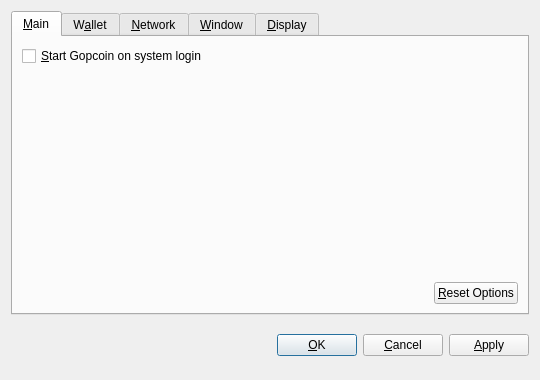
<?xml version="1.0" encoding="UTF-8"?>
<ui version="4.0">
 <class>OptionsDialog</class>
 <widget class="QDialog" name="OptionsDialog">
  <property name="geometry">
   <rect>
    <x>0</x>
    <y>0</y>
    <width>540</width>
    <height>380</height>
   </rect>
  </property>
  <property name="windowTitle">
   <string>Options</string>
  </property>
  <property name="modal">
   <bool>true</bool>
  </property>
  <layout class="QVBoxLayout" name="verticalLayout">
   <item>
    <widget class="QTabWidget" name="tabWidget">
     <property name="tabPosition">
      <enum>QTabWidget::North</enum>
     </property>
     <property name="currentIndex">
      <number>0</number>
     </property>
     <widget class="QWidget" name="tabMain">
      <attribute name="title">
       <string>&amp;Main</string>
      </attribute>
      <layout class="QVBoxLayout" name="verticalLayout_Main">
       <item>
        <widget class="QCheckBox" name="bitcoinAtStartup">
         <property name="toolTip">
          <string>Automatically start Gopcoin after logging in to the system.</string>
         </property>
         <property name="text">
          <string>&amp;Start Gopcoin on system login</string>
         </property>
        </widget>
       </item>
       <item>
        <spacer name="verticalSpacer_Main">
         <property name="orientation">
          <enum>Qt::Vertical</enum>
         </property>
         <property name="sizeHint" stdset="0">
          <size>
           <width>20</width>
           <height>40</height>
          </size>
         </property>
        </spacer>
       </item>
       <item>
        <layout class="QHBoxLayout" name="horizontalLayout_2_Main">
         <item>
          <spacer name="horizontalSpacer_2_Main">
           <property name="orientation">
            <enum>Qt::Horizontal</enum>
           </property>
           <property name="sizeHint" stdset="0">
            <size>
             <width>40</width>
             <height>20</height>
            </size>
           </property>
          </spacer>
         </item>
         <item>
          <widget class="QPushButton" name="resetButton">
           <property name="toolTip">
            <string>Reset all client options to default.</string>
           </property>
           <property name="text">
            <string>&amp;Reset Options</string>
           </property>
           <property name="autoDefault">
            <bool>false</bool>
           </property>
          </widget>
         </item>
        </layout>
       </item>
      </layout>
     </widget>
     <widget class="QWidget" name="tabWallet">
      <attribute name="title">
       <string>W&amp;allet</string>
      </attribute>
      <layout class="QVBoxLayout" name="verticalLayout_Network">
       <item>
        <widget class="QLabel" name="transactionFeeInfoLabel">
         <property name="text">
          <string>Optional transaction fee per kB that helps make sure your transactions are processed quickly. Most transactions are 1 kB.</string>
         </property>
         <property name="textFormat">
          <enum>Qt::PlainText</enum>
         </property>
         <property name="wordWrap">
          <bool>true</bool>
         </property>
        </widget>
       </item>
       <item>
        <layout class="QHBoxLayout" name="horizontalLayout_1_Main">
         <item>
          <widget class="QLabel" name="transactionFeeLabel">
           <property name="text">
            <string>Pay transaction &amp;fee</string>
           </property>
           <property name="textFormat">
            <enum>Qt::PlainText</enum>
           </property>
           <property name="buddy">
            <cstring>transactionFee</cstring>
           </property>
          </widget>
         </item>
         <item>
          <widget class="BitcoinAmountField" name="transactionFee"/>
         </item>
         <item>
          <spacer name="horizontalSpacer_1_Main">
           <property name="orientation">
            <enum>Qt::Horizontal</enum>
           </property>
           <property name="sizeHint" stdset="0">
            <size>
             <width>40</width>
             <height>20</height>
            </size>
           </property>
          </spacer>
         </item>
        </layout>
       </item>
       <item>
        <widget class="QLabel" name="label">
         <property name="text">
          <string>If you disable the spending of unconfirmed change, the change from a transaction cannot be used until that transaction has at least one confirmation. This also affects how your balance is computed.</string>
         </property>
         <property name="wordWrap">
          <bool>true</bool>
         </property>
        </widget>
       </item>
       <item>
        <widget class="QCheckBox" name="spendZeroConfChange">
         <property name="text">
          <string>Spend unconfirmed change  (experts only)</string>
         </property>
        </widget>
       </item>
       <item>
        <spacer name="verticalSpacer">
         <property name="orientation">
          <enum>Qt::Vertical</enum>
         </property>
         <property name="sizeHint" stdset="0">
          <size>
           <width>20</width>
           <height>40</height>
          </size>
         </property>
        </spacer>
       </item>
      </layout>
     </widget>
     <widget class="QWidget" name="tabNetwork">
      <attribute name="title">
       <string>&amp;Network</string>
      </attribute>
      <layout class="QVBoxLayout" name="verticalLayout_Network">
       <item>
        <widget class="QCheckBox" name="mapPortUpnp">
         <property name="toolTip">
          <string>Automatically open the Gopcoin client port on the router. This only works when your router supports UPnP and it is enabled.</string>
         </property>
         <property name="text">
          <string>Map port using &amp;UPnP</string>
         </property>
        </widget>
       </item>
       <item>
        <widget class="QCheckBox" name="connectSocks">
         <property name="toolTip">
          <string>Connect to the Gopcoin network through a SOCKS proxy (e.g. when connecting through Tor).</string>
         </property>
         <property name="text">
          <string>&amp;Connect through SOCKS proxy:</string>
         </property>
        </widget>
       </item>
       <item>
        <layout class="QHBoxLayout" name="horizontalLayout_Network">
         <item>
          <widget class="QLabel" name="proxyIpLabel">
           <property name="text">
            <string>Proxy &amp;IP:</string>
           </property>
           <property name="textFormat">
            <enum>Qt::PlainText</enum>
           </property>
           <property name="buddy">
            <cstring>proxyIp</cstring>
           </property>
          </widget>
         </item>
         <item>
          <widget class="QValidatedLineEdit" name="proxyIp">
           <property name="maximumSize">
            <size>
             <width>140</width>
             <height>16777215</height>
            </size>
           </property>
           <property name="toolTip">
            <string>IP address of the proxy (e.g. 127.0.0.1)</string>
           </property>
          </widget>
         </item>
         <item>
          <widget class="QLabel" name="proxyPortLabel">
           <property name="text">
            <string>&amp;Port:</string>
           </property>
           <property name="textFormat">
            <enum>Qt::PlainText</enum>
           </property>
           <property name="buddy">
            <cstring>proxyPort</cstring>
           </property>
          </widget>
         </item>
         <item>
          <widget class="QLineEdit" name="proxyPort">
           <property name="maximumSize">
            <size>
             <width>55</width>
             <height>16777215</height>
            </size>
           </property>
           <property name="toolTip">
            <string>Port of the proxy (e.g. 9050)</string>
           </property>
          </widget>
         </item>
         <item>
          <widget class="QLabel" name="socksVersionLabel">
           <property name="text">
            <string>SOCKS &amp;Version:</string>
           </property>
           <property name="textFormat">
            <enum>Qt::PlainText</enum>
           </property>
           <property name="buddy">
            <cstring>socksVersion</cstring>
           </property>
          </widget>
         </item>
         <item>
          <widget class="QValueComboBox" name="socksVersion">
           <property name="toolTip">
            <string>SOCKS version of the proxy (e.g. 5)</string>
           </property>
          </widget>
         </item>
         <item>
          <spacer name="horizontalSpacer_Network">
           <property name="orientation">
            <enum>Qt::Horizontal</enum>
           </property>
           <property name="sizeHint" stdset="0">
            <size>
             <width>40</width>
             <height>20</height>
            </size>
           </property>
          </spacer>
         </item>
        </layout>
       </item>
       <item>
        <spacer name="verticalSpacer_Network">
         <property name="orientation">
          <enum>Qt::Vertical</enum>
         </property>
         <property name="sizeHint" stdset="0">
          <size>
           <width>20</width>
           <height>40</height>
          </size>
         </property>
        </spacer>
       </item>
      </layout>
     </widget>
     <widget class="QWidget" name="tabWindow">
      <attribute name="title">
       <string>&amp;Window</string>
      </attribute>
      <layout class="QVBoxLayout" name="verticalLayout_Window">
       <item>
        <widget class="QCheckBox" name="minimizeToTray">
         <property name="toolTip">
          <string>Show only a tray icon after minimizing the window.</string>
         </property>
         <property name="text">
          <string>&amp;Minimize to the tray instead of the taskbar</string>
         </property>
        </widget>
       </item>
       <item>
        <widget class="QCheckBox" name="minimizeOnClose">
         <property name="toolTip">
          <string>Minimize instead of exit the application when the window is closed. When this option is enabled, the application will be closed only after selecting Quit in the menu.</string>
         </property>
         <property name="text">
          <string>M&amp;inimize on close</string>
         </property>
        </widget>
       </item>
       <item>
        <spacer name="verticalSpacer_Window">
         <property name="orientation">
          <enum>Qt::Vertical</enum>
         </property>
         <property name="sizeHint" stdset="0">
          <size>
           <width>20</width>
           <height>40</height>
          </size>
         </property>
        </spacer>
       </item>
      </layout>
     </widget>
     <widget class="QWidget" name="tabDisplay">
      <attribute name="title">
       <string>&amp;Display</string>
      </attribute>
      <layout class="QVBoxLayout" name="verticalLayout_Display">
       <item>
        <layout class="QHBoxLayout" name="horizontalLayout_1_Display">
         <item>
          <widget class="QLabel" name="langLabel">
           <property name="text">
            <string>User Interface &amp;language:</string>
           </property>
           <property name="textFormat">
            <enum>Qt::PlainText</enum>
           </property>
           <property name="buddy">
            <cstring>lang</cstring>
           </property>
          </widget>
         </item>
         <item>
          <widget class="QValueComboBox" name="lang">
           <property name="toolTip">
            <string>The user interface language can be set here. This setting will take effect after restarting Gopcoin.</string>
           </property>
          </widget>
         </item>
        </layout>
       </item>
       <item>
        <layout class="QHBoxLayout" name="horizontalLayout_2_Display">
         <item>
          <widget class="QLabel" name="unitLabel">
           <property name="text">
            <string>&amp;Unit to show amounts in:</string>
           </property>
           <property name="textFormat">
            <enum>Qt::PlainText</enum>
           </property>
           <property name="buddy">
            <cstring>unit</cstring>
           </property>
          </widget>
         </item>
         <item>
          <widget class="QValueComboBox" name="unit">
           <property name="toolTip">
            <string>Choose the default subdivision unit to show in the interface and when sending coins.</string>
           </property>
          </widget>
         </item>
        </layout>
       </item>
       <item>
        <widget class="QCheckBox" name="displayAddresses">
         <property name="toolTip">
          <string>Whether to show Gopcoin addresses in the transaction list or not.</string>
         </property>
         <property name="text">
          <string>&amp;Display addresses in transaction list</string>
         </property>
        </widget>
       </item>
       <item>
        <widget class="QCheckBox" name="coinControlFeatures">
         <property name="toolTip">
          <string>Whether to show coin control features or not.</string>
         </property>
         <property name="text">
          <string>Display coin &amp;control features (experts only!)</string>
         </property>
        </widget>
       </item>
       <item>
        <spacer name="verticalSpacer_Display">
         <property name="orientation">
          <enum>Qt::Vertical</enum>
         </property>
         <property name="sizeHint" stdset="0">
          <size>
           <width>20</width>
           <height>40</height>
          </size>
         </property>
        </spacer>
       </item>
      </layout>
     </widget>
    </widget>
   </item>
   <item>
    <layout class="QHBoxLayout" name="horizontalLayout_Buttons">
     <item>
      <spacer name="horizontalSpacer_1">
       <property name="orientation">
        <enum>Qt::Horizontal</enum>
       </property>
       <property name="sizeHint" stdset="0">
        <size>
         <width>40</width>
         <height>48</height>
        </size>
       </property>
      </spacer>
     </item>
     <item>
      <widget class="QLabel" name="statusLabel">
       <property name="font">
        <font>
         <weight>75</weight>
         <bold>true</bold>
        </font>
       </property>
       <property name="text">
        <string/>
       </property>
       <property name="textFormat">
        <enum>Qt::PlainText</enum>
       </property>
       <property name="wordWrap">
        <bool>true</bool>
       </property>
      </widget>
     </item>
     <item>
      <spacer name="horizontalSpacer_2">
       <property name="orientation">
        <enum>Qt::Horizontal</enum>
       </property>
       <property name="sizeHint" stdset="0">
        <size>
         <width>40</width>
         <height>48</height>
        </size>
       </property>
      </spacer>
     </item>
     <item>
      <widget class="QPushButton" name="okButton">
       <property name="text">
        <string>&amp;OK</string>
       </property>
      </widget>
     </item>
     <item>
      <widget class="QPushButton" name="cancelButton">
       <property name="text">
        <string>&amp;Cancel</string>
       </property>
       <property name="autoDefault">
        <bool>false</bool>
       </property>
      </widget>
     </item>
     <item>
      <widget class="QPushButton" name="applyButton">
       <property name="text">
        <string>&amp;Apply</string>
       </property>
       <property name="autoDefault">
        <bool>false</bool>
       </property>
      </widget>
     </item>
    </layout>
   </item>
  </layout>
 </widget>
 <customwidgets>
  <customwidget>
   <class>BitcoinAmountField</class>
   <extends>QSpinBox</extends>
   <header>bitcoinamountfield.h</header>
  </customwidget>
  <customwidget>
   <class>QValueComboBox</class>
   <extends>QComboBox</extends>
   <header>qvaluecombobox.h</header>
  </customwidget>
  <customwidget>
   <class>QValidatedLineEdit</class>
   <extends>QLineEdit</extends>
   <header>qvalidatedlineedit.h</header>
  </customwidget>
 </customwidgets>
 <resources/>
 <connections/>
</ui>
